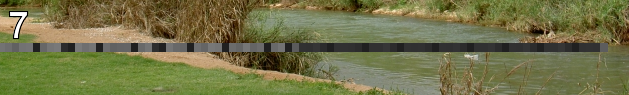
#> input picture material/7/oxygen.png, 629 x 95 px
$ jupyter execute --allow-errors pythonchallenge.ipynb
#> lines starting #> are read from the running program, lines starting #| are printed output that depends on the picture
# python challenge 解题文件

### level 0: warming up
http://www.pythonchallenge.com/pc/def/0.html

考察：python基础语句的使用

计算2**38

[cell 1]
2**38

### level 1: What about making trans?
http://www.pythonchallenge.com/pc/def/map.html

考察：python基础语句的使用

转换地址 后位移2位

[cell 2]
WordList = list('abcdefghijklmnopqrstuvwxyz')

[cell 3]
Sentence = "g fmnc wms bgblr rpylqjyrc gr zw fylb. rfyrq ufyr amknsrcpq ypc dmp. bmgle gr gl zw fylb gq glcddgagclr ylb rfyr'q ufw rfgq rcvr gq qm jmle. sqgle qrpgle.kyicrpylq() gq pcamkkclbcb. lmu ynnjw ml rfc spj."

[cell 4]
WordList.index(Sentence[0])

[cell 5]
resultSentence = ""
for i in range(len(Sentence)):
    letter = Sentence[i]
    if letter in WordList:
        resultSentence += WordList[(WordList.index(letter)+2)%26]
    else:
        resultSentence += letter

[cell 6]
resultSentence

[cell 7]
# 另一种方法 str.maktrans & string.translate
intab = "abcdefghijklmnopqrstuvwxyz"
outtab = "cdefghijklmnopqrstuvwxyzab"
trantab = str.maketrans(intab, outtab)
print (Sentence.translate(trantab))

[cell 8]
url2 = 'map'

[cell 9]
url2.translate(trantab)

### level 2: ocr
http://www.pythonchallenge.com/pc/def/ocr.html

考察：python基础语句的使用

找到英文字符

[cell 10]
WordList = list('abcdefghijklmnopqrstuvwxyz')

[cell 11]
Sentence = ''
CharList = ''
#> (the rest of this cell did not finish here and is left out)

[cell 12]
result = ''
for char in CharList:
    if char in WordList:
        result += char

[cell 13]
result

### level 3: re
http://www.pythonchallenge.com/pc/def/equality.html

考察：正则表达式re，也可以自己编写代码抽取特定字母

[cell 14]
smallWordList = list('abcdefghijklmnopqrstuvwxyz')
bigWordList = [letter.upper() for letter in smallWordList]

[cell 15]
Sentence = ''
CharList = ''
#> (the rest of this cell did not finish here and is left out)

[cell 16]
result = ''
preSmallLetter = '' # 符合恰好只有前三个字母是大写字母的小写字母。
BigCounter = 0
for i in range(len(CharList)):
    currentLetter  = CharList[i]
    if currentLetter in bigWordList:
        BigCounter += 1
    else:
        if BigCounter == 3:
            result += preSmallLetter
            preSmallLetter = currentLetter
        else:
            preSmallLetter = ''
        BigCounter = 0

[cell 17]
result # 访问linkedlist.html后，网页会提醒我们去linkedlist.php

[cell 18]
# 使用re版
import re
#> (the rest of this cell did not finish here and is left out)

### level 4: follow the chain
http://www.pythonchallenge.com/pc/def/linkedlist.php

考察：爬虫基本原理

[cell 19]
import requests
from bs4 import BeautifulSoup

[cell 20]
# 示例
baseURL = 'http://www.pythonchallenge.com/pc/def/linkedlist.php?nothing='
#> (the rest of this cell did not finish here and is left out)

[cell 21]
# 简易爬虫。不使用vpn可能会速度极慢
def getNext(currentNum):
#> called with currentNum = '12345'
    for i in range(100):
        try:
            response = requests.get(baseURL+currentNum)
            response.encoding = 'utf-8'
            soup = BeautifulSoup(response.text,'lxml')
            nextURL = soup.text.split()[-1]
            if nextURL == 'EOF':
                continue
            int(nextURL)
            currentNum = nextURL
            print(soup.text)
        except:
            print(soup.text)
            break
#> (the call stopped at in getNext, `response = requests.get(baseURL+currentNum)`: the network is not available in this run)
#> (the call stopped at in getNext, `response = requests.get(baseURL+currentNum)`: the network is not available in this run)

[cell 22]
getNext('12345')

[cell 23]
int(16044/2)

[cell 24]
getNext('8022')

获得的文本中可能会有误导性内容：

There maybe misleading numbers in the text. One example is 82683. Look only for the next nothing and the next nothing is 63579

[cell 25]
getNext('87890')
#> (the call stopped at in getNext, `response = requests.get(baseURL+currentNum)`: the network is not available in this run)

### level 5: peak hell
http://www.pythonchallenge.com/pc/def/peak.html

考察：pickle的使用

[cell 26]
import pickle
#> (the rest of this cell did not finish here and is left out)

#> (a cell that did not finish here is left out)

### level 6: now there are pairs
http://www.pythonchallenge.com/pc/def/channel.html

考察：zipfile的使用

下载channel.zip的文件

[cell 28]
# with open('material/6/channel/readme.txt', 'r') as f:
#     print(' '.join([line.strip() for line in f.readlines()]))

[cell 29]
# [12 lines of commented-out code are left out]

[cell 30]
import zipfile

#> (a cell that did not finish here is left out)

[cell 32]
currentNum = '90052'
comments = []
#> (the rest of this cell did not finish here and is left out)

[cell 33]
print(' '.join([str(item,encoding='utf-8') for item in comments]))

访问hockey.html会提示我们注意字母。因此oxygen.html为下一关地址

### level 7: smarty
http://www.pythonchallenge.com/pcc/def/oxygen.html

考察：图像处理基础知识

[cell 34]
import matplotlib.pyplot as plt

[cell 35]
img = plt.imread('./material/7/oxygen.png')
#> img is the input picture: shape (95, 629, 4) float32; mean R, G, B, A 0.45, 0.451, 0.283, 1

[cell 36]
img

[cell 37]
# 原始图片
plt.imshow(img)

[cell 38]
# 灰度区域大致范围
plt.imshow(img[40:50])
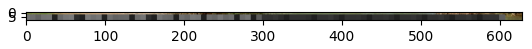
#> figure drawn by matplotlib, 1 panel

[cell 39]
# 灰度区域的数值
img[45,:,:3]
#> Out = 629 rows, first 8: [0.451, 0.451, 0.451], [0.451, 0.451, 0.451], [0.451, 0.451, 0.451], [0.451, 0.451, 0.451], [0.451, 0.451, 0.451], [0.427, 0.427, 0.427], [0.427, 0.427, 0.427], [0.427, 0.427, 0.427]

[cell 40]
# 数值处理
data = (img[45,:,:3].sum(axis=1)/3*255)[:-21]
#> data = 608 values, max 121 at index 54, min 32 at index 33, mean 67.76

[cell 41]
data
#> Out has the same summary as data

[cell 42]
# 提取信息 - [数值,连续出现几次]
dataList = [[115,0]]
for i in data:
    if int(i)== dataList[-1][0]:
        dataList[-1][1] += 1
    else:
        dataList.append([int(i),1])
#> this loop made 608 passes
#> i on passes 1 to 3: 115, 115, 115
#> after the loop, dataList = 83 pairs, first value 32 to 121, second value 5 to 14

[cell 43]
dataList
#> Out has the same summary as dataList

[cell 44]
# ascii编码转换
result = ''
for item in dataList:
    if item[1]>10:
        result += chr(item[0])
    result += chr(item[0])
#> this loop made 83 passes
#> (item, result) on passes 1 to 12: ([115, 5], 's'), ([109, 7], 'sm'), ([97, 7], 'sma'), ([114, 7], 'smar'), ([116, 7], 'smart'), ([32, 7], 'smart '), ([103, 7], 'smart g'), ([117, 7], 'smart gu'), ([121, 7], 'smart guy'), ([44, 7], 'smart guy,'), ([32, 7], 'smart guy, '), ([121, 7], 'smart guy, y')
#> item on passes 41 to 46: [115, 7], [32, 7], [91, 7], [49, 7], [48, 7], [53, 7]

[cell 45]
result

[cell 46]
# resultList = [105, 110, 116, 101, 103, 114, 105, 116, 121]
# result_ = ''.join([chr(item) for item in resultList])
# result_

[cell 47]
"".join(map(chr,[105, 110, 116, 101, 103, 114, 105, 116, 121]))

### level 8: working hard?
http://www.pythonchallenge.com/pcc/def/integrity.html

考察：bz2（压缩、解压）

[cell 48]
# 字符串u前缀为Unicode编码；b为ASCII编码（不支持中文）；r前缀相当于三个引号，所有字符均视为普通字符
un=b'BZh91AY&SYA\xaf\x82\r\x00\x00\x01\x01\x80\x02\xc0\x02\x00 \x00!\x9ah3M\x07<]\xc9\x14\xe1BA\x06\xbe\x084'
pw=b'BZh91AY&SY\x94$|\x0e\x00\x00\x00\x81\x00\x03$ \x00!\x9ah3M\x13<]\xc9\x14\xe1BBP\x91\xf08'

[cell 49]
un

[cell 50]
import bz2
username=bz2.decompress(un)
password=bz2.decompress(pw)
print(username,password)

点击图片，用户名密码分别为huge,file

**若跳过初始几关，直接访问第九关及以后地址，网站会提示用户输入用户名和密码。用户名密码就是huge的file**

### level 9: connect the dots
http://www.pythonchallenge.com/pc/return/good.html

考察：绘制点图

（可访问http://www.pythonchallenge.com/pcc/return/good.html:huge:file 以获取前一关解答）

[cell 51]
import matplotlib.pyplot as plt
import numpy as np

[cell 52]
first=[146,399,163,403,170,393,169,391,166,386,170,381,170,371,170,355,169,346,167,335,170,329,170,320,170,
310,171,301,173,290,178,289,182,287,188,286,190,286,192,291,194,296,195,305,194,307,191,312,190,316,
190,321,192,331,193,338,196,341,197,346,199,352,198,360,197,366,197,373,196,380,197,383,196,387,192,
389,191,392,190,396,189,400,194,401,201,402,208,403,213,402,216,401,219,397,219,393,216,390,215,385,
215,379,213,373,213,365,212,360,210,353,210,347,212,338,213,329,214,319,215,311,215,306,216,296,218,
290,221,283,225,282,233,284,238,287,243,290,250,291,255,294,261,293,265,291,271,291,273,289,278,287,
279,285,281,280,284,278,284,276,287,277,289,283,291,286,294,291,296,295,299,300,301,304,304,320,305,
327,306,332,307,341,306,349,303,354,301,364,301,371,297,375,292,384,291,386,302,393,324,391,333,387,
328,375,329,367,329,353,330,341,331,328,336,319,338,310,341,304,341,285,341,278,343,269,344,262,346,
259,346,251,349,259,349,264,349,273,349,280,349,288,349,295,349,298,354,293,356,286,354,279,352,268,
352,257,351,249,350,234,351,211,352,197,354,185,353,171,351,154,348,147,342,137,339,132,330,122,327,
120,314,116,304,117,293,118,284,118,281,122,275,128,265,129,257,131,244,133,239,134,228,136,221,137,
214,138,209,135,201,132,192,130,184,131,175,129,170,131,159,134,157,134,160,130,170,125,176,114,176,
102,173,103,172,108,171,111,163,115,156,116,149,117,142,116,136,115,129,115,124,115,120,115,115,117,
113,120,109,122,102,122,100,121,95,121,89,115,87,110,82,109,84,118,89,123,93,129,100,130,108,132,110,
133,110,136,107,138,105,140,95,138,86,141,79,149,77,155,81,162,90,165,97,167,99,171,109,171,107,161,
111,156,113,170,115,185,118,208,117,223,121,239,128,251,133,259,136,266,139,276,143,290,148,310,151,
332,155,348,156,353,153,366,149,379,147,394,146,399]

second=[156,141,165,135,169,131,176,130,187,134,191,140,191,146,186,150,179,155,175,157,168,157,163,157,159,
157,158,164,159,175,159,181,157,191,154,197,153,205,153,210,152,212,147,215,146,218,143,220,132,220,
125,217,119,209,116,196,115,185,114,172,114,167,112,161,109,165,107,170,99,171,97,167,89,164,81,162,
77,155,81,148,87,140,96,138,105,141,110,136,111,126,113,129,118,117,128,114,137,115,146,114,155,115,
158,121,157,128,156,134,157,136,156,136]

[cell 53]
first = np.array(first)
first = first.reshape(-1,2)

second = np.array(second)
second = second.reshape(-1,2)

[cell 54]
plt.plot(first[:,0],first[:,1])
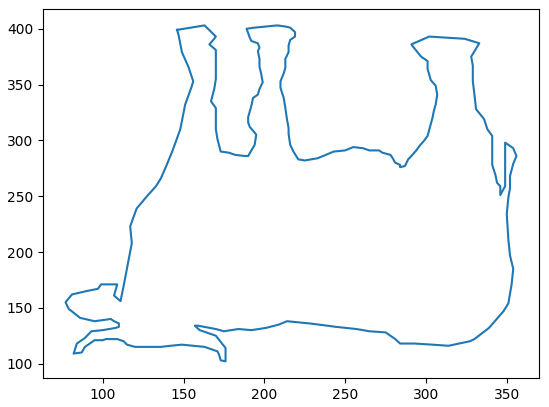
#> figure drawn by matplotlib, 1 panel

[cell 55]
plt.plot(second[:,0],second[:,1])
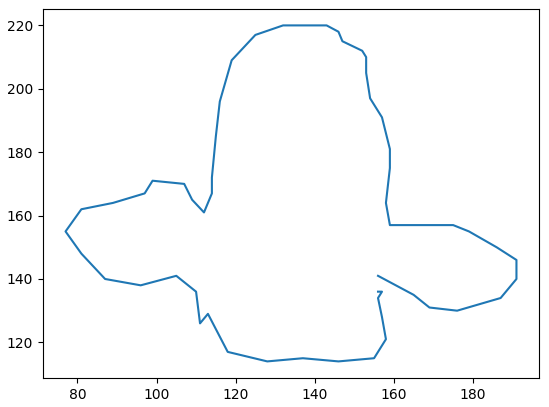
#> figure drawn by matplotlib, 1 panel

[cell 56]
img = plt.imread('./material/9/good.jpg')
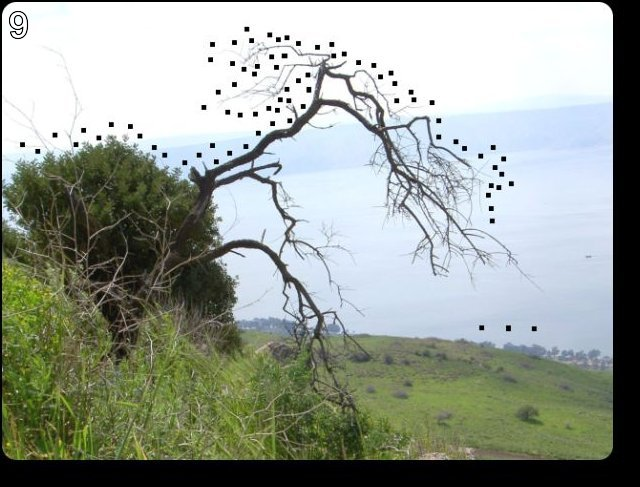
#> input picture material/9/good.jpg, 640 x 487 px
#> img is the input picture: shape (487, 640, 3); mean R, G, B 151.9, 159.2, 150.1

[cell 57]
plt.imshow(img)
plt.plot(first[:,0],first[:,1])
plt.plot(second[:,0],second[:,1])
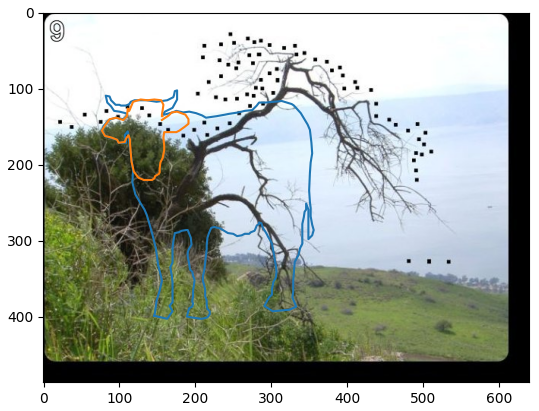
#> figure drawn by matplotlib, 1 panel

推测为牛cow

访问 http://www.pythonchallenge.com/pc/return/cow.html 获得"hmm. it's a male." 。

公牛为bull，因此应该为http://www.pythonchallenge.com/pc/return/bull.html

### level 10: what are you looking at?
http://www.pythonchallenge.com/pc/return/bull.html

考察：找规律能力

已知
a = [1, 11, 21, 1211, 111221,...]

问len(a[30])=?

1 -> 1个1 -> 11 -> 2个1 -> 21 -> 1个2,1个1 -> 1211 -> 1个1,1个2,2个1 -> 111221 ->...

[cell 58]
string = '1'
for i in range(30):
    counter = [[string[0],0]]
    # 统计
    for char in string:
        if char==counter[-1][0]:
            counter[-1][1] += 1
        else:
            counter.append([char,1])
    # 生成新字符串
    string = ''
    for item in counter:
        string += item[0] + str(item[1])
print(len(string))
#| 5808

### level 11: odd even
http://www.pythonchallenge.com/pc/return/5808.html

考察：python的选择技巧

[cell 59]
import matplotlib.pyplot as plt
import numpy as np

[cell 60]
img = plt.imread('./material/11/cave.jpg')
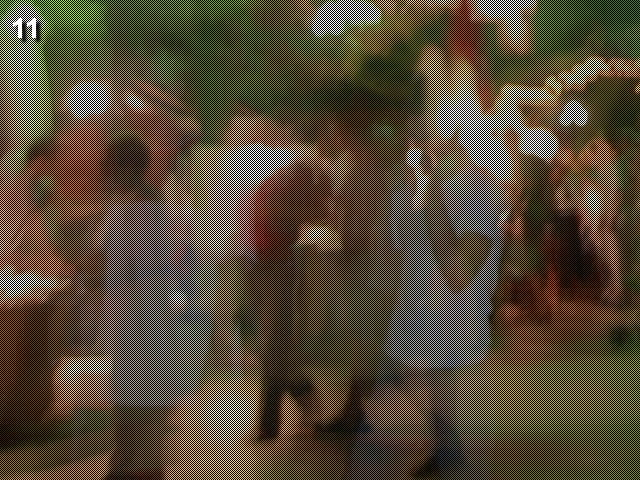
#> input picture material/11/cave.jpg, 640 x 480 px
#> img is the input picture: shape (480, 640, 3); mean R, G, B 85.8, 73.7, 57.3

[cell 61]
plt.imshow(img)

[cell 62]
plt.imshow(img[0::2,1::2,:])
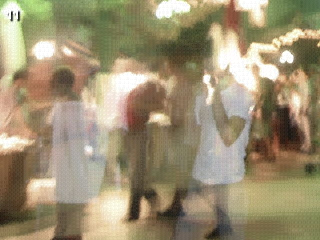
#> shown: shape (240, 320, 3); mean R, G, B 156.1, 143.4, 114.3

[cell 63]
plt.imshow(img[::2,::2,:]) #通关密码evil
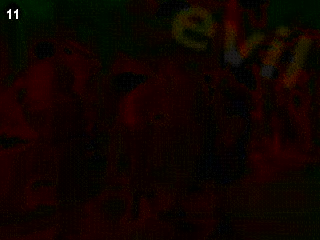
#> shown: shape (240, 320, 3); mean R, G, B 15.4, 4, 0.4

### level 12: dealing evil
http://www.pythonchallenge.com/pc/return/evil.html

考察：比特数据IO读取以及惊奇的脑回路

参考[csdn博客](https://blog.csdn.net/arestrack/article/details/85055694)才找到解决方法……

图片地址为...evil1.jpg

以此类推可以下载到evil2-evil3的jpg图片

其中evil2.jpg 为"not jpg .gfx", 于是我们下载evil2.gfx

[cell 64]
import matplotlib.pyplot as plt
import io

[cell 65]
img = plt.imread('./material/12/evil1.jpg')
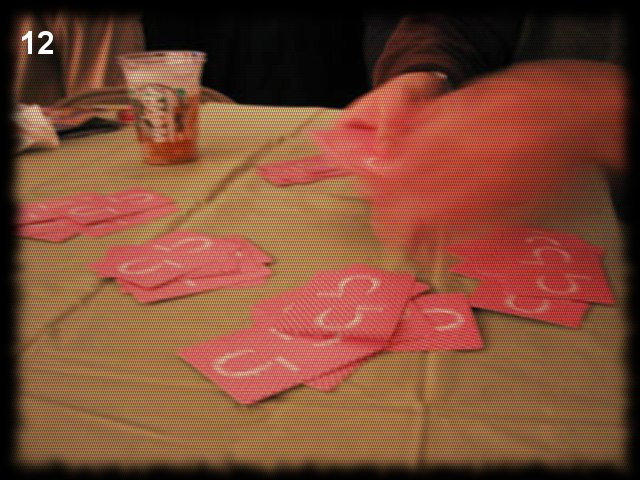
#> input picture material/12/evil1.jpg, 640 x 480 px
#> img is the input picture: shape (480, 640, 3); mean R, G, B 125.2, 74.5, 53.1
#> `piece = data[i::5]`: piece = 122 values, max 121 at index 11, min 32 at index 7, mean 69.03
plt.imshow(img)

evil1.jpg中，纸牌被分为了5类。暗示我们把文件分为5类

于是读入evil2.gfx文件，将文件分为5类（分类方法同level 11）

使用pillow的Image.open读取被分割后的图片文件，且自动判别图片文件的格式，并保存

#> (a cell that did not finish here is left out)

[cell 67]
from PIL import Image

#> (a cell that did not finish here is left out)
